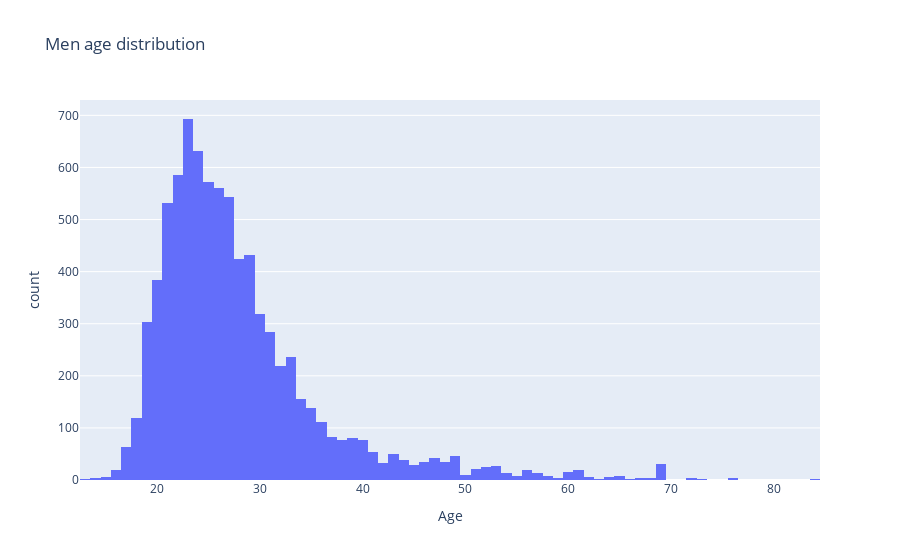

Notebook code cell kept with this figure:
### Code cell
men = ['M']
df_age = UK_athletes[UK_athletes['Sex'].isin(men)]

fig = px.histogram(df_age, x='Age', title='Men age distribution')
fig.show()

### Figure 1 — Plotly figure (JSON) as saved in the notebook; plotly's stock layout.template omitted (floating-point values rounded to 4 significant figures; data arrays with more than 128 entries replaced by an {"elided": "..."} marker saying what was removed)
{"data": [{"alignmentgroup": "True", "bingroup": "x", "hovertemplate": "Age=%{x}<br>count=%{y}<extra></extra>", "legendgroup": "", "marker": {"color": "#636efa", "pattern": {"shape": ""}}, "name": "", "offsetgroup": "", "orientation": "v", "showlegend": false, "type": "histogram", "x": {"elided": "8979 int values"}, "xaxis": "x", "yaxis": "y"}], "layout": {"barmode": "relative", "legend": {"tracegroupgap": 0}, "title": {"text": "Men age distribution"}, "xaxis": {"anchor": "y", "domain": [0, 1], "title": {"text": "Age"}}, "yaxis": {"anchor": "x", "domain": [0, 1], "title": {"text": "count"}}}}
